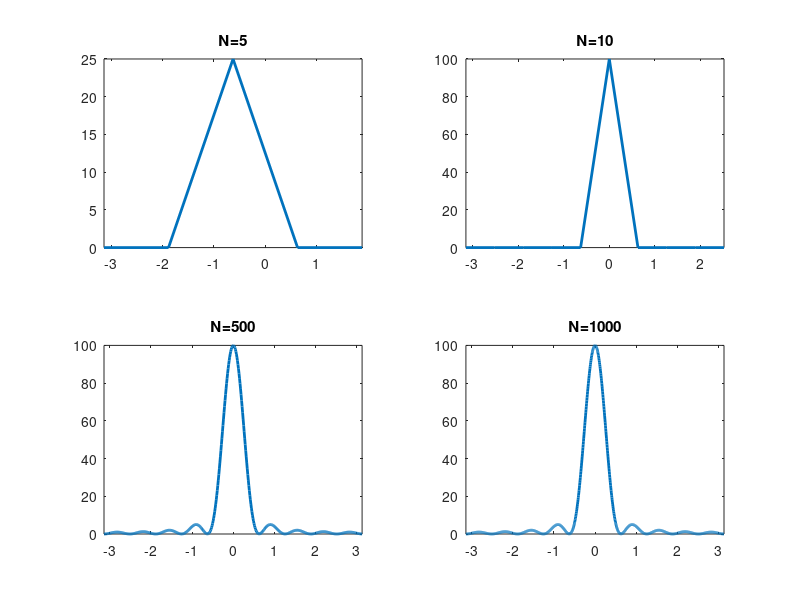
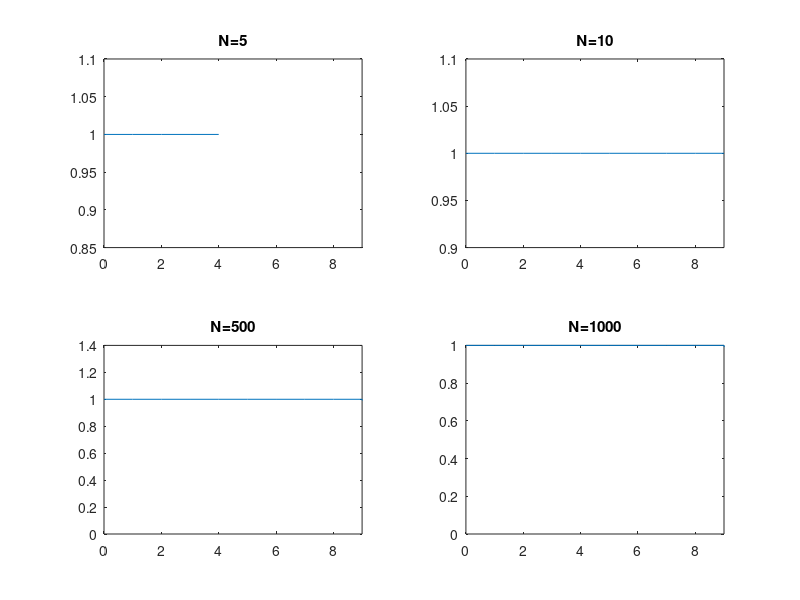

Write MATLAB code to recreate these figures, in order.
%This routine analizes the effect of increasing and
%decreasing the number of points used to calculate a FFT
%The number of points must be at least the number of samples 
%of the signal

clear
close all
N=[5,10,500,1000]; %Number of points 
for i=1:length(N)
    L=10; %samples of the signal. We assume a rectangular signal

    x=ones(1,L); %Creation of the window
    
    Fou=fftshift(fft(x,N(i))); %calculation of the FFT
    Fou_M{i}=Fou;
    %Creation of the domain. The separation between samples ins 2pi/N
    %The domain extends from -pi to pi-2pi/N
    delta_f=(2*pi)/N(i); 
    dom=-pi:delta_f:pi-delta_f;
    subplot(2,2,i)
    plot(dom, (abs(Fou).^2),'Linewidth',2);
    title(strcat('N= ',num2str(N(i))))
    xlim([min(dom),max(dom)])
end
%Recovery of x using the inverse FFT.
%Notice that there is aliasing only for N=5
figure
for i=1:length(N)
    Fou=Fou_M{i};
    x=(ifft(Fou));
    x=abs(x);
    dom=0:length(x)-1;
    subplot(2,2,i)
    plot(dom,x)
    title(strcat('N= ',num2str(N(i))))
    xlim([0,9])
end
    